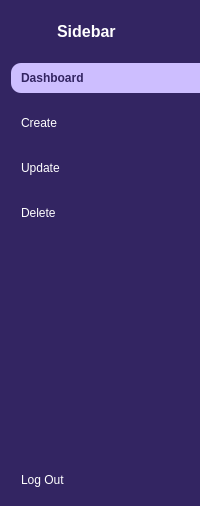
     <widget class="QWidget" name="widget_2" native="true">
      <property name="styleSheet">
       <string notr="true">QWidget{
background-color:#332562;
color:white;
}

QPushButton{
color:white;
text-align:left;
height:30px;
border : none;
padding-left:10px;
border-top-left-radius:10px;
border-bottom-left-radius:10px;
}

QPushButton:checked{
background-color:#CDBEFF;
color:#332562;
font-weight:bold;
}
</string>
      </property>
      <layout class="QVBoxLayout" name="verticalLayout_4">
       <property name="rightMargin">
        <number>0</number>
       </property>
       <item>
        <layout class="QHBoxLayout" name="horizontalLayout">
         <property name="rightMargin">
          <number>20</number>
         </property>
         <item>
          <widget class="QLabel" name="label_2">
           <property name="minimumSize">
            <size>
             <width>40</width>
             <height>40</height>
            </size>
           </property>
           <property name="maximumSize">
            <size>
             <width>40</width>
             <height>40</height>
            </size>
           </property>
           <property name="text">
            <string/>
           </property>
           <property name="pixmap">
            <pixmap resource="resources.qrc">:/resources/profile_pic.png</pixmap>
           </property>
           <property name="scaledContents">
            <bool>true</bool>
           </property>
          </widget>
         </item>
         <item>
          <widget class="QLabel" name="label_3">
           <property name="font">
            <font>
             <pointsize>12</pointsize>
             <bold>true</bold>
            </font>
           </property>
           <property name="text">
            <string>Sidebar</string>
           </property>
          </widget>
         </item>
        </layout>
       </item>
       <item>
        <layout class="QVBoxLayout" name="verticalLayout_2">
         <property name="spacing">
          <number>15</number>
         </property>
         <property name="topMargin">
          <number>6</number>
         </property>
         <item>
          <widget class="QPushButton" name="dashboard2">
           <property name="text">
            <string>Dashboard</string>
           </property>
           <property name="icon">
            <iconset resource="resources.qrc">
             <normaloff>:/resources/dashboard_white.png</normaloff>
             <normalon>:/resources/dashboard.png</normalon>:/resources/dashboard_white.png</iconset>
           </property>
           <property name="checkable">
            <bool>true</bool>
           </property>
           <property name="checked">
            <bool>true</bool>
           </property>
           <property name="autoExclusive">
            <bool>true</bool>
           </property>
          </widget>
         </item>
         <item>
          <widget class="QPushButton" name="create2">
           <property name="text">
            <string>Create</string>
           </property>
           <property name="icon">
            <iconset resource="resources.qrc">
             <normaloff>:/resources/tabs.png</normaloff>
             <normalon>:/resources/tabsbb.png</normalon>:/resources/tabs.png</iconset>
           </property>
           <property name="checkable">
            <bool>true</bool>
           </property>
           <property name="autoExclusive">
            <bool>true</bool>
           </property>
          </widget>
         </item>
         <item>
          <widget class="QPushButton" name="update2">
           <property name="text">
            <string>Update</string>
           </property>
           <property name="icon">
            <iconset resource="resources.qrc">
             <normaloff>:/resources/user-avatar.png</normaloff>
             <normalon>:/resources/user-avatarbb.png</normalon>:/resources/user-avatar.png</iconset>
           </property>
           <property name="checkable">
            <bool>true</bool>
           </property>
           <property name="autoExclusive">
            <bool>true</bool>
           </property>
          </widget>
         </item>
         <item>
          <widget class="QPushButton" name="pushButton_8">
           <property name="text">
            <string>Delete</string>
           </property>
           <property name="icon">
            <iconset resource="resources.qrc">
             <normaloff>:/resources/delete.png</normaloff>
             <normalon>resources/delete11.png</normalon>:/resources/delete.png</iconset>
           </property>
           <property name="checkable">
            <bool>true</bool>
           </property>
           <property name="autoExclusive">
            <bool>true</bool>
           </property>
          </widget>
         </item>
        </layout>
       </item>
       <item>
        <spacer name="verticalSpacer_2">
         <property name="orientation">
          <enum>Qt::Vertical</enum>
         </property>
         <property name="sizeHint" stdset="0">
          <size>
           <width>20</width>
           <height>231</height>
          </size>
         </property>
        </spacer>
       </item>
       <item>
        <widget class="QPushButton" name="pushButton_10">
         <property name="styleSheet">
          <string notr="true">QPushButton{
text-align: left;
}</string>
         </property>
         <property name="text">
          <string>Log Out</string>
         </property>
         <property name="icon">
          <iconset resource="resources.qrc">
           <normaloff>:/resources/log_out_white.png</normaloff>:/resources/log_out_white.png</iconset>
         </property>
         <property name="checkable">
          <bool>true</bool>
         </property>
        </widget>
       </item>
      </layout>
     </widget>
